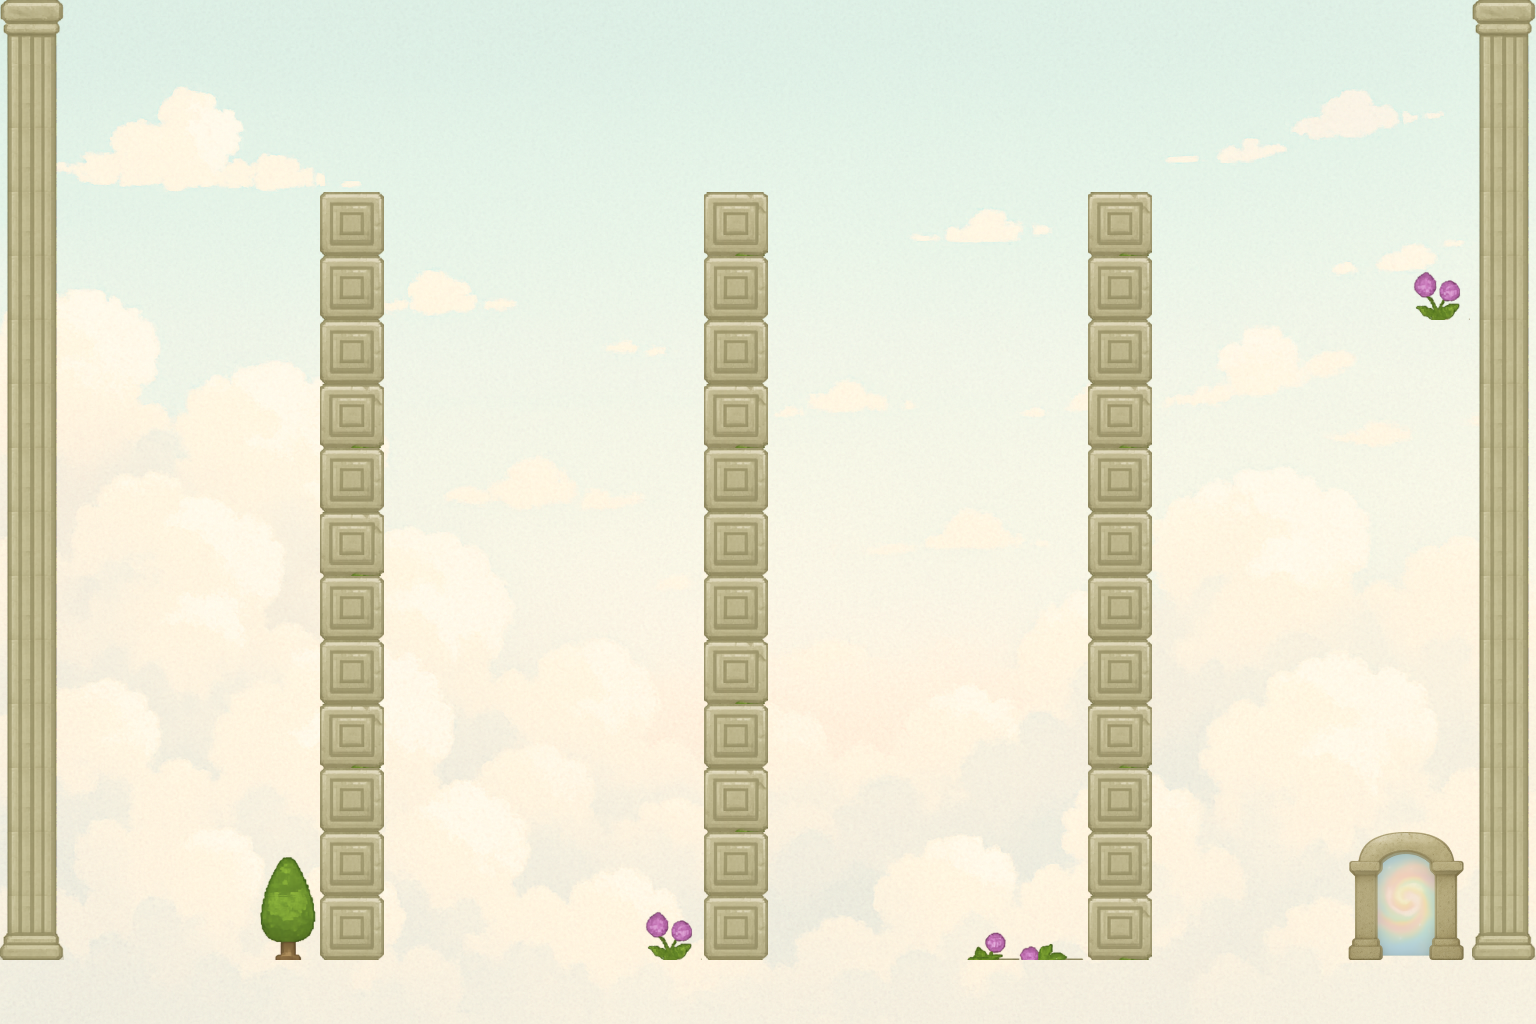

Tiled map render using the project's own tile images. Description and the whole map definition, tile-layer contents included, below:
An orthogonal 24x16 tile map with 64x64 px tiles, 2 tile layers (Obstacle, Decoration), 1 hidden layer not drawn, 3 tilesets, 1 image layer and 14 objects (6x waypoint, 3x enemy_spawn, 3x gem, player_spawn, portal).

<map version="1.10" tiledversion="1.11.2" orientation="orthogonal" renderorder="right-down" width="24" height="16" tilewidth="64" tileheight="64" infinite="0" nextlayerid="12" nextobjectid="47">
 <tileset firstgid="1" source="../tilesets/items.tsx" />
 <tileset firstgid="226" source="../tilesets/enemy.tsx" />
 <tileset firstgid="326" source="../tilesets/tile-1.tsx" />
 <imagelayer id="4" name="Background">
  <image source="../images/level/background_2.png" width="1536" height="1024" />
 </imagelayer>
 <layer id="9" name="Ground" width="24" height="16" visible="0">
  <data encoding="csv">
0,0,0,0,0,0,0,0,0,0,0,0,0,0,0,0,0,0,0,0,0,0,0,0,
0,0,0,0,0,0,0,0,0,0,0,0,0,0,0,0,0,0,0,0,0,0,0,0,
0,0,0,0,0,0,0,0,0,0,0,0,0,0,0,0,0,0,0,0,0,0,0,0,
0,0,0,0,0,0,0,0,0,0,0,0,0,0,0,0,0,0,0,0,0,0,0,0,
0,0,0,0,0,0,0,0,0,0,0,0,0,0,0,0,0,0,0,0,0,0,0,0,
0,0,0,0,0,0,331,0,0,0,331,0,333,0,0,0,331,0,333,0,0,0,333,0,
0,0,0,0,0,0,0,0,0,0,0,0,0,0,0,0,0,0,0,0,0,0,0,0,
0,0,0,0,0,0,0,0,0,0,0,0,0,0,0,0,0,0,0,0,0,0,0,0,
0,0,0,0,0,0,0,0,0,0,0,0,0,0,0,0,0,0,0,0,0,0,0,0,
0,0,0,0,0,0,0,0,0,0,0,0,0,0,0,0,0,0,0,0,0,0,0,0,
0,0,0,0,0,0,0,0,0,0,0,0,0,0,0,0,0,0,0,0,0,0,0,0,
0,0,0,0,0,0,0,0,0,0,0,0,0,0,0,0,0,0,0,0,0,0,0,0,
0,0,0,0,0,0,0,0,0,0,0,0,0,0,0,0,0,0,0,0,0,0,0,0,
0,0,0,0,0,0,0,0,0,0,0,0,0,0,0,0,0,0,0,0,0,0,0,0,
0,0,0,0,0,0,0,0,0,0,0,0,0,0,0,0,0,0,0,0,0,0,0,0,
333,331,331,332,332,333,332,331,331,331,332,333,332,331,331,334,335,333,331,332,332,332,332,333
</data>
 </layer>
 <layer id="10" name="Obstacle" width="24" height="16">
  <data encoding="csv">
336,0,0,0,0,0,0,0,0,0,0,0,0,0,0,0,0,0,0,0,0,0,0,336,
341,0,0,0,0,0,0,0,0,0,0,0,0,0,0,0,0,0,0,0,0,0,0,341,
341,0,0,0,0,0,0,0,0,0,0,0,0,0,0,0,0,0,0,0,0,0,0,341,
341,0,0,0,0,331,0,0,0,0,0,333,0,0,0,0,0,333,0,0,0,0,0,341,
341,0,0,0,0,331,0,0,0,0,0,331,0,0,0,0,0,331,0,0,0,0,0,341,
341,0,0,0,0,331,0,0,0,0,0,331,0,0,0,0,0,331,0,0,0,0,0,341,
341,0,0,0,0,333,0,0,0,0,0,333,0,0,0,0,0,333,0,0,0,0,0,341,
341,0,0,0,0,331,0,0,0,0,0,331,0,0,0,0,0,331,0,0,0,0,0,341,
341,0,0,0,0,333,0,0,0,0,0,331,0,0,0,0,0,331,0,0,0,0,0,341,
341,0,0,0,0,331,0,0,0,0,0,331,0,0,0,0,0,331,0,0,0,0,0,341,
341,0,0,0,0,331,0,0,0,0,0,333,0,0,0,0,0,331,0,0,0,0,0,341,
341,0,0,0,0,333,0,0,0,0,0,331,0,0,0,0,0,333,0,0,0,0,0,341,
341,0,0,0,0,331,0,0,0,0,0,333,0,0,0,0,0,331,0,0,0,0,0,341,
341,0,0,0,0,331,0,0,0,0,0,331,0,0,0,0,0,331,0,0,0,0,0,341,
346,0,0,0,0,331,0,0,0,0,0,331,0,0,0,0,0,333,0,0,0,0,0,346,
0,0,0,0,0,0,0,0,0,0,0,0,0,0,0,0,0,0,0,0,0,0,0,0
</data>
 </layer>
 <layer id="11" name="Decoration" width="24" height="16">
  <data encoding="csv">
0,0,0,0,0,0,0,0,0,0,0,0,0,0,0,0,0,0,0,0,0,0,0,0,
0,0,0,0,0,0,0,0,0,0,0,0,0,0,0,0,0,0,0,0,0,0,0,0,
0,0,0,0,0,0,0,0,0,0,0,0,0,0,0,0,0,0,0,0,0,0,0,0,
0,0,0,0,0,0,0,0,0,0,0,0,0,0,0,0,0,0,0,0,0,0,0,0,
0,0,0,0,0,0,0,0,0,0,0,0,0,0,0,0,0,0,0,0,0,0,328,0,
0,0,0,0,0,0,0,0,0,0,0,0,0,0,0,0,0,0,0,0,0,0,0,0,
0,0,0,0,0,0,0,0,0,0,0,0,0,0,0,0,0,0,0,0,0,0,0,0,
0,0,0,0,0,0,0,0,0,0,0,0,0,0,0,0,0,0,0,0,0,0,0,0,
0,0,0,0,0,0,0,0,0,0,0,0,0,0,0,0,0,0,0,0,0,0,0,0,
0,0,0,0,0,0,0,0,0,0,0,0,0,0,0,0,0,0,0,0,0,0,0,0,
0,0,0,0,0,0,0,0,0,0,0,0,0,0,0,0,0,0,0,0,0,0,0,0,
0,0,0,0,0,0,0,0,0,0,0,0,0,0,0,0,0,0,0,0,0,0,0,0,
0,0,0,0,0,0,0,0,0,0,0,0,0,0,0,0,0,0,0,0,0,0,0,0,
0,0,0,0,337,0,0,0,0,0,0,0,0,0,0,0,0,0,0,0,0,344,345,0,
0,0,0,0,342,0,0,0,0,0,328,0,0,0,0,329,330,0,0,0,0,349,350,0,
0,0,0,0,0,0,0,0,0,0,0,0,0,0,0,0,0,0,0,0,0,0,0,0
</data>
 </layer>
 <objectgroup id="7" name="Enemies" visible="0">
  <object id="33" name="enemy_1" type="enemy_spawn" gid="226" x="410" y="296" width="96" height="96">
   <properties>
    <property name="enemy_type" type="int" value="1" />
    <property name="speed" type="int" value="80" />
   </properties>
  </object>
  <object id="23" name="enemy_1_start" type="waypoint" x="410" y="296">
   <point />
  </object>
  <object id="24" name="enemy_1_end" type="waypoint" x="586" y="296">
   <point />
  </object>
  <object id="37" name="enemy_3" type="enemy_spawn" gid="226" x="1178" y="296" width="96" height="96">
   <properties>
    <property name="enemy_type" type="int" value="1" />
    <property name="speed" type="int" value="80" />
   </properties>
  </object>
  <object id="38" name="enemy_2" type="enemy_spawn" gid="226" x="794" y="296" width="96" height="96">
   <properties>
    <property name="enemy_type" type="int" value="1" />
    <property name="speed" type="int" value="80" />
   </properties>
  </object>
  <object id="39" name="enemy_2_start" type="waypoint" x="794" y="296">
   <point />
  </object>
  <object id="40" name="enemy_2_end" type="waypoint" x="970" y="296">
   <point />
  </object>
  <object id="41" name="enemy_3_start" type="waypoint" x="1178" y="296">
   <point />
  </object>
  <object id="42" name="enemy_3_end" type="waypoint" x="1354" y="296">
   <point />
  </object>
 </objectgroup>
 <objectgroup id="8" name="Player" visible="0">
  <object id="22" name="player" type="player_spawn" x="160" y="771.965">
   <point />
  </object>
 </objectgroup>
 <objectgroup id="5" name="Doors" visible="0">
  <object id="3" name="portal" type="portal" x="1375" y="870" width="59.8944" height="86.6893" />
 </objectgroup>
 <objectgroup id="6" name="Items" visible="0">
  <object id="43" name="gem_1" type="gem" gid="1" x="640.102" y="320.328" width="64" height="64" />
  <object id="44" name="gem_2" type="gem" gid="1" x="1021.89" y="318.339" width="64" height="64" />
  <object id="45" name="gem_3" type="gem" gid="1" x="1409.64" y="320.328" width="64" height="64" />
 </objectgroup>
</map>
